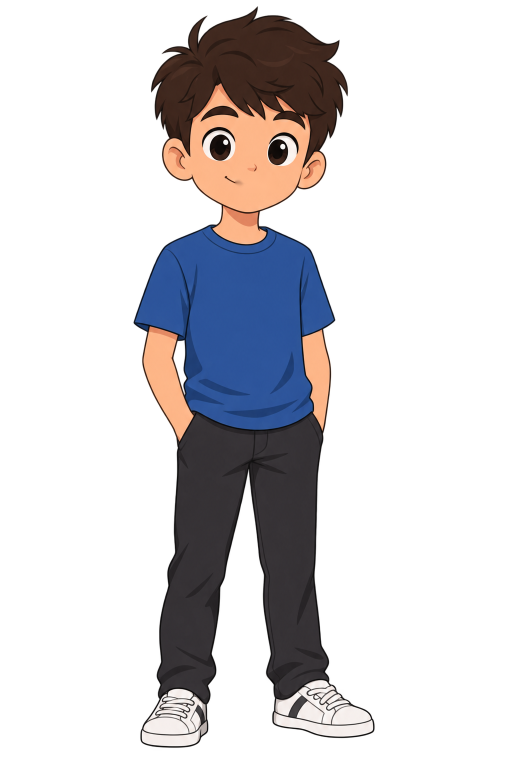
#> input picture boy_base_clean.png, 1024 x 1536 px (shown at 1/2 size)
$ python split_layers.py
#> lines starting #> are read from the running program, lines starting #| are printed output that depends on the picture; after the words box and inside, x2 and y2 are one past the last pixel; in counts of white or black regions, pixels touching at a corner belong together
import cv2
import numpy as np
from PIL import Image

# Load clean base image (without mouth)
base_img = Image.open("boy_base_clean.png").convert("RGBA")
#> base_img is the input picture: PIL image 1024x1536 RGBA; mean R, G, B, A 41.3, 37.3, 39.8, 66
W, H = base_img.size
#> W = 1024; H = 1536

# Convert to numpy for precise alpha masking
arr = np.array(base_img)

# 1. LEGS LAYER (Waist down: Y from 840 to 1536)
legs_arr = arr.copy()
# Fade out above waist (y: 820 to 860) for smooth blending
for y in range(860):
    if y < 820:
        legs_arr[y, :, 3] = 0
    else:
        alpha_factor = (y - 820) / 40.0
        legs_arr[y, :, 3] = (legs_arr[y, :, 3] * alpha_factor).astype(np.uint8)
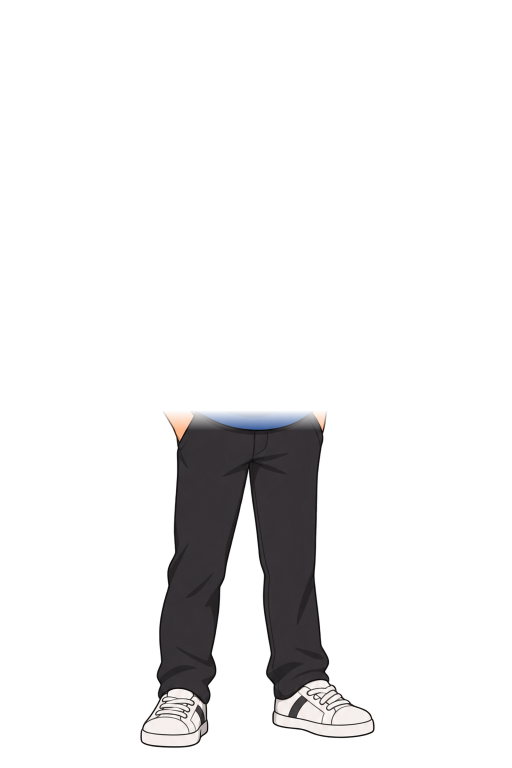
#> legs_arr: shape (1536, 1024, 4) (shown at 1/2 size); 16.71% of pixels changed, all inside (x1, y1, x2, y2) = (171, 10, 701, 860); transparent parts drawn white

legs_img = Image.fromarray(legs_arr)
legs_img.save("layer_legs.png")
print("Saved layer_legs.png (Legs & Feet)")

# 2. TORSO LAYER (Neck down to waist: Y from 430 to 880)
torso_arr = arr.copy()
# Zero out below waist
torso_arr[890:, :, 3] = 0
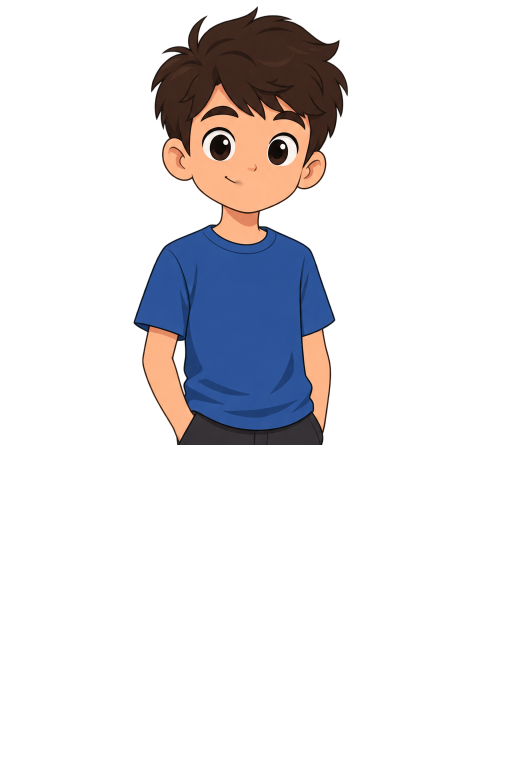
#> torso_arr: shape (1536, 1024, 4) (shown at 1/2 size); 9.8% of pixels changed, all inside (x1, y1, x2, y2) = (277, 890, 752, 1503); transparent parts drawn white
for y in range(860, 890):
    alpha_factor = (890 - y) / 30.0
    torso_arr[y, :, 3] = (torso_arr[y, :, 3] * alpha_factor).astype(np.uint8)
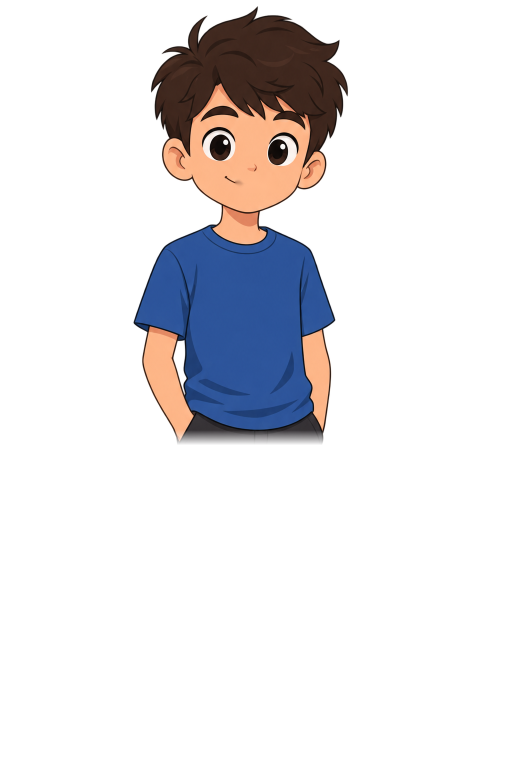
#> torso_arr: shape (1536, 1024, 4) (shown at 1/2 size); 0.55% of pixels changed, all inside (x1, y1, x2, y2) = (344, 861, 652, 890); transparent parts drawn white

# Zero out head above neck (y < 430)
torso_arr[:430, :, 3] = 0
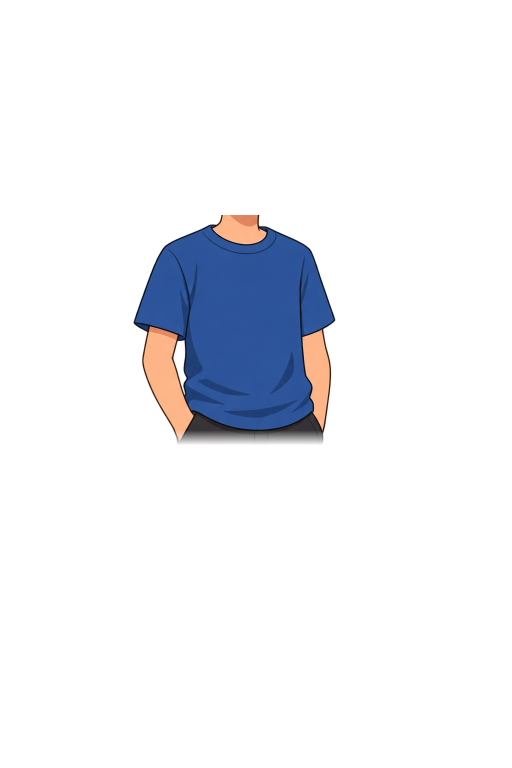
#> torso_arr: shape (1536, 1024, 4) (shown at 1/2 size); 7.69% of pixels changed, all inside (x1, y1, x2, y2) = (171, 10, 701, 430); transparent parts drawn white
for y in range(430, 460):
    alpha_factor = (y - 430) / 30.0
    torso_arr[y, :, 3] = (torso_arr[y, :, 3] * alpha_factor).astype(np.uint8)
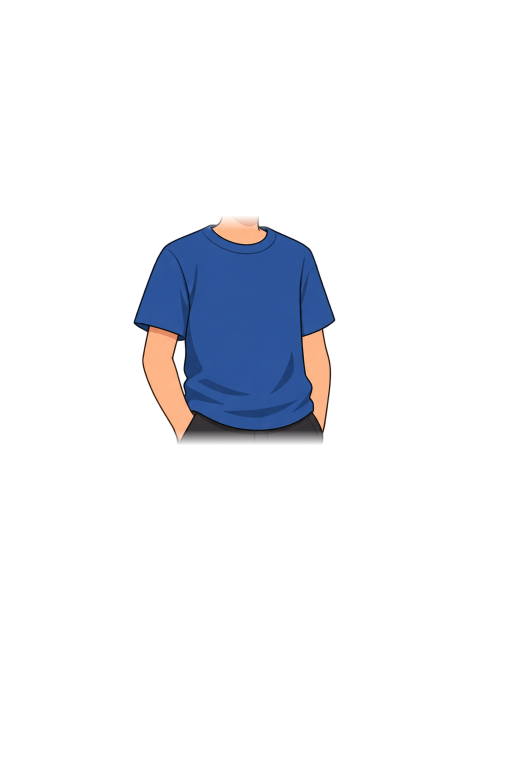
#> torso_arr: shape (1536, 1024, 4) (shown at 1/2 size); 0.2% of pixels changed, all inside (x1, y1, x2, y2) = (392, 430, 552, 460); transparent parts drawn white

torso_img = Image.fromarray(torso_arr)
torso_img.save("layer_torso.png")
print("Saved layer_torso.png (Torso & Shirt)")

# 3. HEAD LAYER (Head & Neck: Y from 0 to 470)
head_arr = arr.copy()
head_arr[470:, :, 3] = 0
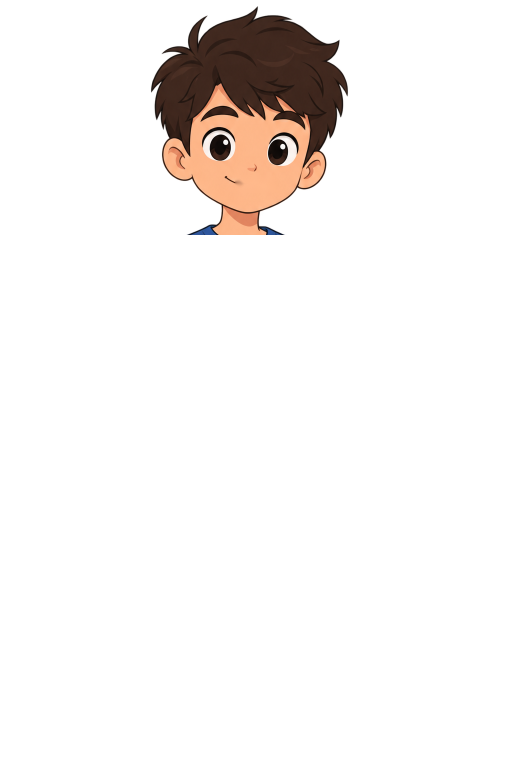
#> head_arr: shape (1536, 1024, 4) (shown at 1/2 size); 19.07% of pixels changed, all inside (x1, y1, x2, y2) = (264, 470, 752, 1503); transparent parts drawn white
for y in range(440, 470):
    alpha_factor = (470 - y) / 30.0
    head_arr[y, :, 3] = (head_arr[y, :, 3] * alpha_factor).astype(np.uint8)
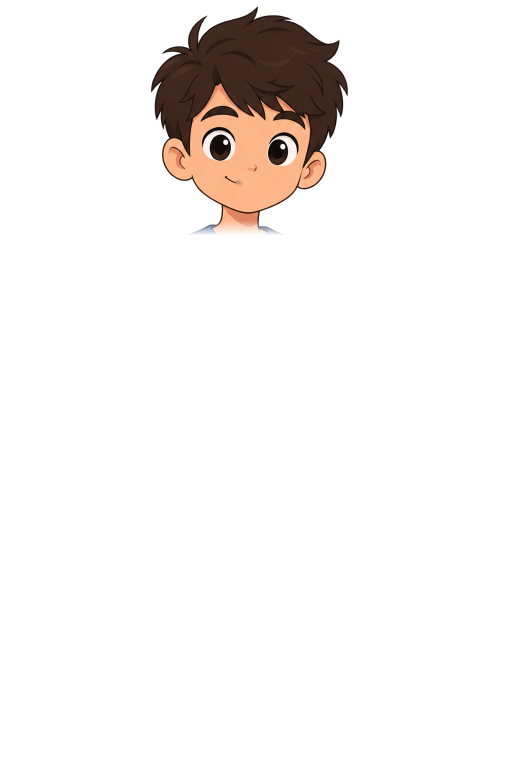
#> head_arr: shape (1536, 1024, 4) (shown at 1/2 size); 0.26% of pixels changed, all inside (x1, y1, x2, y2) = (368, 441, 576, 470); transparent parts drawn white

head_img = Image.fromarray(head_arr)
head_img.save("layer_head.png")
print("Saved layer_head.png (Head & Neck)")

$ run again, with cat.png copied over boy_base_clean.png
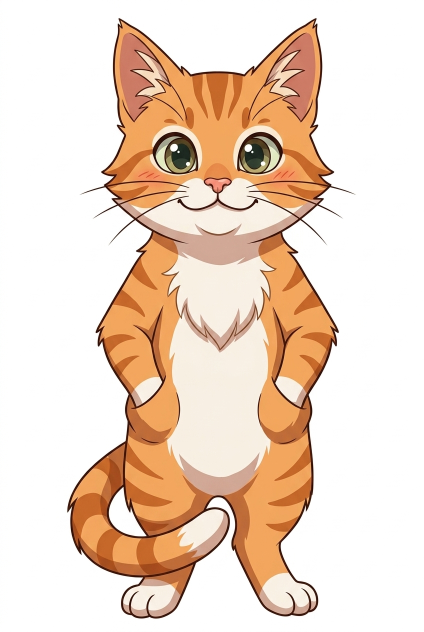
#> input picture cat.png, 848 x 1264 px (shown at 1/2 size)
#> after the loop `for y in range(430, 460):`:
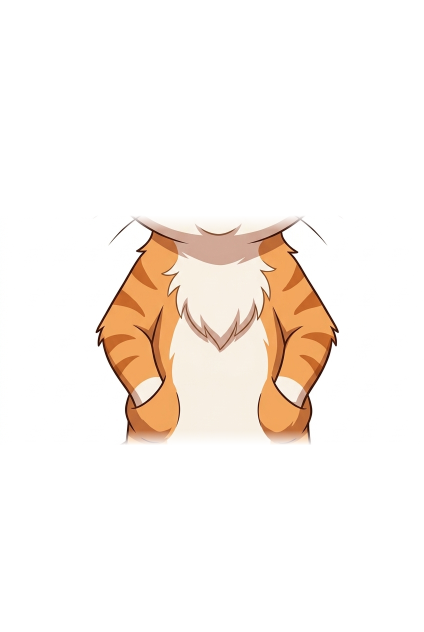
#> torso_arr: shape (1264, 848, 4) (shown at 1/2 size); mean R, G, B, A 238.3, 216.8, 199.9, 86.7; transparent parts drawn white
#> after the loop `for y in range(440, 470):`:
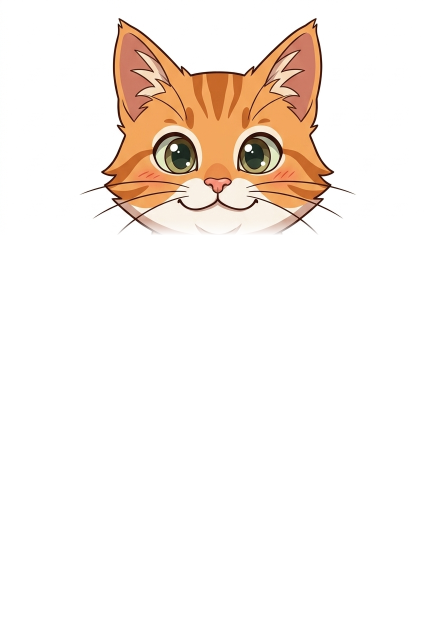
#> head_arr: shape (1264, 848, 4) (shown at 1/2 size); mean R, G, B, A 238.3, 216.8, 199.9, 91.9; transparent parts drawn white
